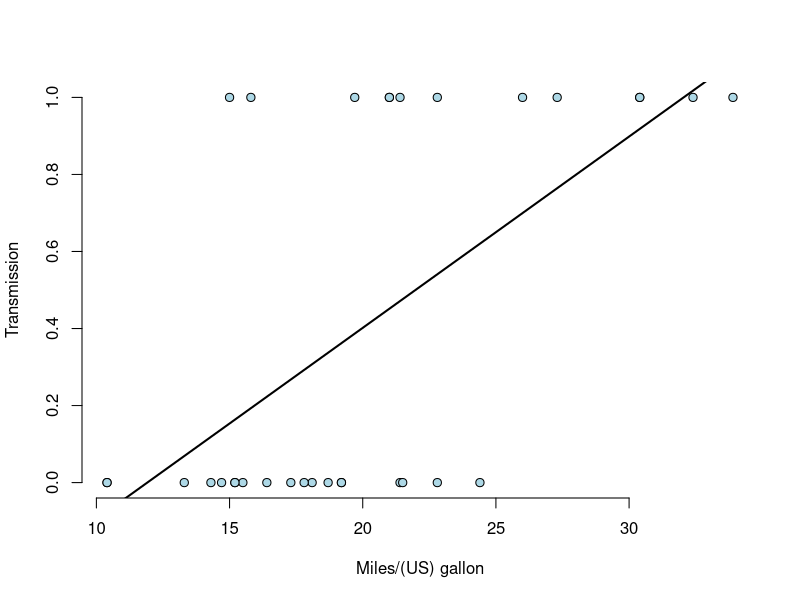
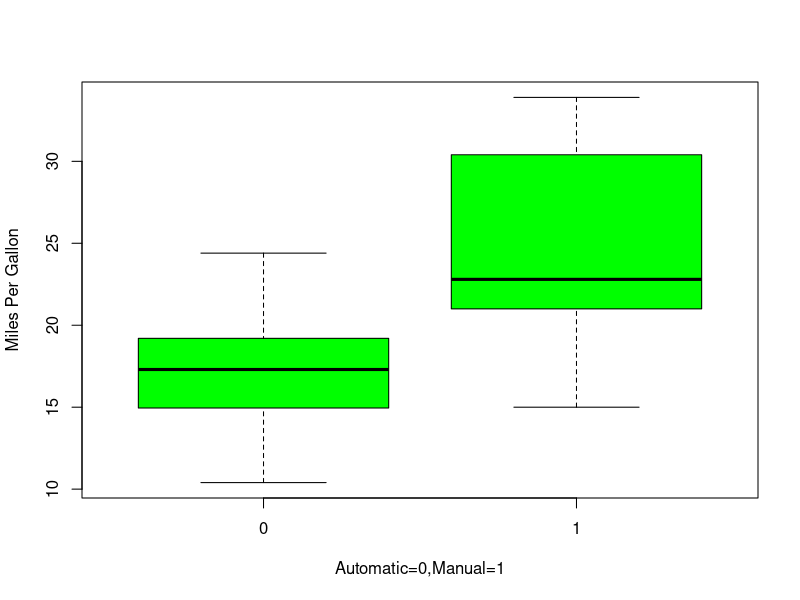

Write R code to recreate these figures, in order.
## ---- chunk 1
library(xtable)
options(xtable.comment = FALSE)
options(xtable.booktabs = TRUE)
xtable(head(mtcars[,c("mpg","am")]), caption = "First rows of mtcars")
## ---- chunk 2
library(xtable)
options(xtable.comment = FALSE)
options(xtable.booktabs = TRUE)
library(datasets)
data(mtcars)
fit <- glm(mpg~., data=mtcars)
## ---- chunk 3
xtable(summary(fit)$coefficients,digits=4, caption = "significant features evaluation base on miles per galon prediction in generalized linear model ")
## ---- chunk 4
plot(mtcars$mpg, mtcars$am,
     xlab="Miles/(US) gallon",
     ylab="Transmission",
     bg="lightblue",
     col="black", cex=1.1, pch=21, frame=F)
abline(lm(am~mpg, data=mtcars), lwd=2)
## ---- chunk 5
library(xtable)
options(xtable.comment = FALSE)
options(xtable.booktabs = TRUE)
amean<-mean(mtcars$disp[mtcars$am==1])
mmean<-mean(mtcars$disp[mtcars$am==0])
asd<-sd(mtcars$disp[mtcars$am==0])
msd<-sd(mtcars$disp[mtcars$am==1])
diff<-rbind(c(amean,asd),c(mmean,msd))
diff<-data.frame(diff)
colnames(diff)<-c("Mean Value","Standard Deviation")
rownames(diff)<-c("Automatic Transmission","Manual Transmission")
xtable(diff, caption = "The difference of two Transmission")

## ---- chunk 6
plot(factor(mtcars$am),mtcars$mpg,pch=20,col="green",xlab="Automatic=0,Manual=1",ylab="Miles Per Gallon")
